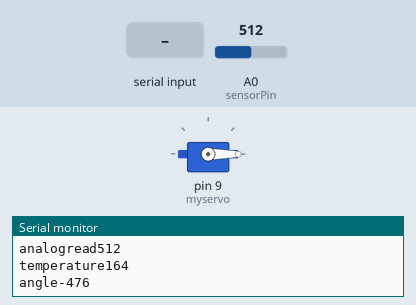
Bench run of a sketch on a simulated Arduino Uno, built with avr-gcc and run on an emulated ATmega328P. Shown: servo, the last lines printed to the serial monitor. Inputs (shaded band) come from the test bench; at power-on: A0 (sensorPin) = 512.

Above: at 2.0 s.
2.1 s: "C" received over Serial
At 3.78 s:
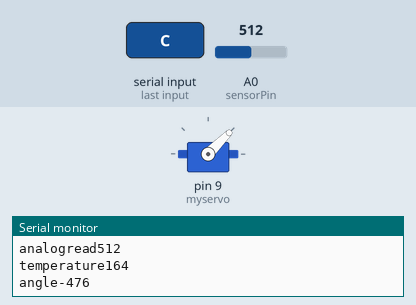
At 4.4 s:
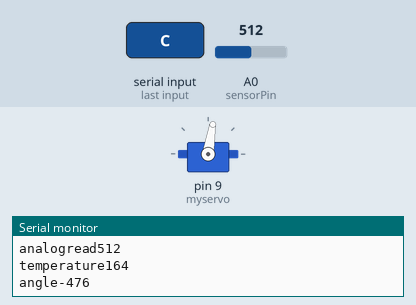
6.0 s: A0 (sensorPin) set to 0
7.5 s: A0 (sensorPin) set to 190
At 9.2 s:
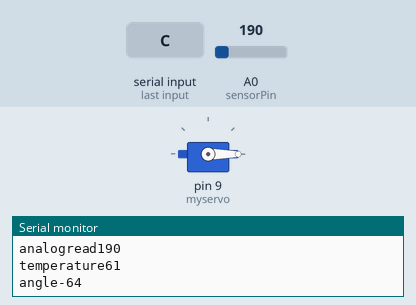
Timing chart, 0 to 10.7 s (numbered marks = the images above; inputs shaded):
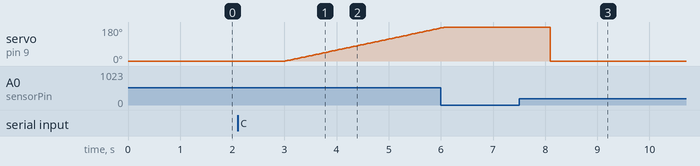

The sketch:

Servotemp.ino
```cpp
#include <Servo.h>
Servo myservo;  // create servo object to control a servo

int sensorPin = A0;    // select the input pin for the potentiometer
int temp = 0;  // variable to store the value coming from the sensor
int inByte = 0;
int pos = 0;    // variable to store the servo position

void setup() {
  myservo.attach(9);  // attaches the servo on pin 9 to the servo object
  Serial.begin(9600);
  myservo.write(0);
  analogReference(EXTERNAL);
}

void loop() {
  delay(1000);
  if (Serial.available() > 0) {
    // get incoming byte:
    inByte = Serial.read();
    if (inByte == 'A')
    {
      myservo.write(0);
    }
    if (inByte == 'B')
    {
      myservo.write(180);
    }
    if (inByte == 'C')
    {
      for (pos=0;pos<=180;pos++)
      {
      myservo.write(pos);
      delay(17);
      }
    }
  }

  temp = analogRead(sensorPin);
  Serial.print("analogread");
  Serial.println(temp);
  int y=0;
  int newnumber = temp*0.322 ;
  Serial.print("temperature");
  Serial.println(newnumber);
  y = map(newnumber, 0, 45, 180, 0);
  Serial.print("angle");
  Serial.println(y);
  myservo.write(y);
}
```

Measured:
- after the input at 2.1 s, servo on pin 9 (myservo): moves from 0° to 175° over 3.0 s, starting after 0.92 s
- after the input at 7.5 s, servo on pin 9 (myservo): 180° → 0° after 0.60 s
